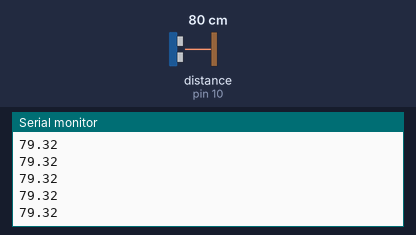
This sketch was run on a simulated Arduino Uno, built with avr-gcc and run on an emulated ATmega328P. Shown: the last lines printed to the serial monitor. Wiring (inferred from the names in the program): ultrasonic range finder: trigger pin 9; echo pin 10. Inputs (shaded band) come from the test bench; at power-on: distance to the obstacle (sensor on pin 10) 80 cm. The echo pulse lasts 58.3 µs per cm.

Above: at 1.2 s.
1.3 s: distance to the obstacle (sensor on pin 10) set to 2 cm
At 1.6 s:
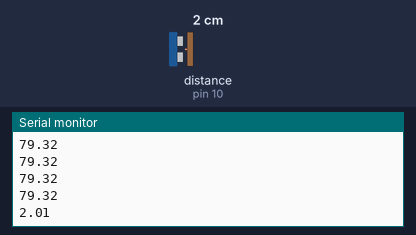
2.8 s: distance to the obstacle (sensor on pin 10) set to 4 cm
At 2.8 s:
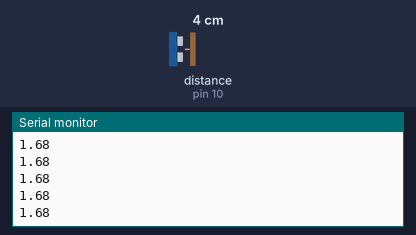
Timing chart, 0 to 5.8 s (numbered marks = the images above; inputs shaded):
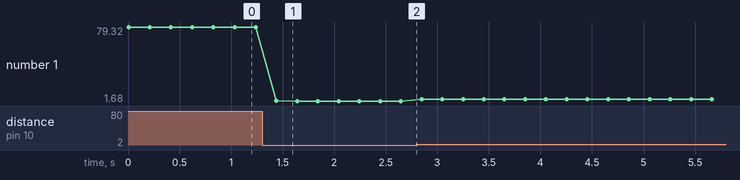

The sketch:

distance.ino
```cpp
#define TRIG 9
#define ECHO 10

void setup() {
  Serial.begin(9600);
  pinMode(TRIG, OUTPUT);
  pinMode(ECHO, INPUT);
}

void loop() {
  // Send ultrasonic pulse
  digitalWrite(TRIG, LOW);
  delayMicroseconds(2);
  digitalWrite(TRIG, HIGH);
  delayMicroseconds(10);
  digitalWrite(TRIG, LOW);

  // Measure pulse duration
  long duration = pulseIn(ECHO, HIGH);
  float distance = duration * 0.034 / 2; // distance in cm

  // Send distance over serial
  Serial.println(distance);
  delay(200); // 5 measurements per second
}
```

Measured:
- after the input at 1.3 s, the serial monitor: prints a new line after 0.14 s (image 1)
- plotted number 1: 79.32 → 1.68 after the input at 1.3 s, 1.68 → 3.66 after the input at 2.8 s
